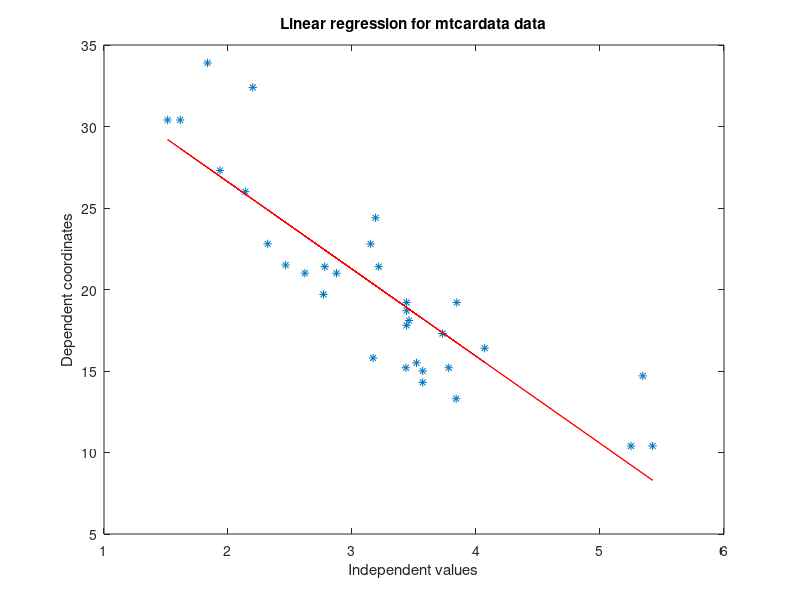

The MATLAB script that drew this image:
clc
clear all

mtcardata = load('mtcarsdata.csv');
%c 1 and 4
n = length(mtcardata(:,1));

y = mtcardata(:,1);
x = mtcardata(:,4);

x_mean = sum(double(mtcardata(:,4)))/n;
y_mean = sum(double(mtcardata(:,1)))/n;

x_xbar = mtcardata(:,4)-x_mean;
y_ybar = mtcardata(:,1)-y_mean;
x_xbar2 = x_xbar.*x_xbar;
xy_2 = x_xbar.*y_ybar;  % (x-xbar)*(y-ybar)

numerator = sum(double(xy_2(:,1)));
denominator = sum(double(x_xbar2(:,1)));

slope = numerator/denominator;

c = y_mean-(slope*x_mean);

Y = slope*x+c;

plot(x,y,'*')
hold on;
plot(x,Y,'-r')
title('Linear regression for mtcardata data');
xlabel('Independent values');
ylabel('Dependent coordinates');



